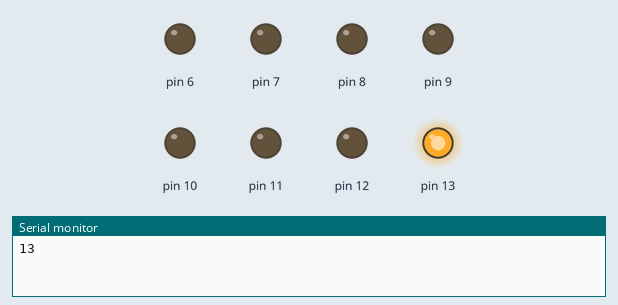
The sketch below on a simulated Arduino Uno, built with avr-gcc and run on an emulated ATmega328P. On the bench: output pins drawn as LEDs (lit = HIGH), the last lines printed to the serial monitor.

Above: at 0.12 s.
At 0.62 s:
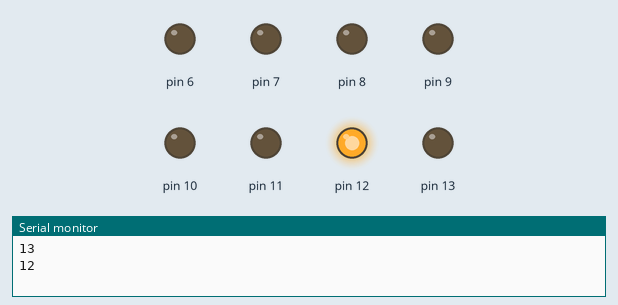
At 1.12 s:
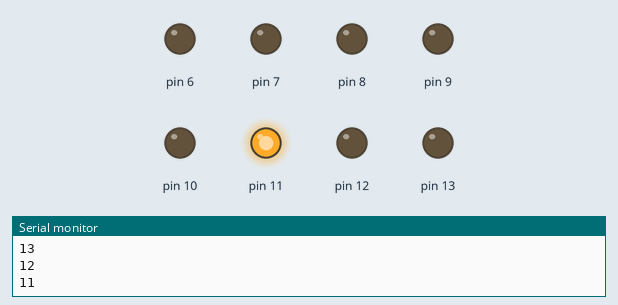
At 2.62 s:
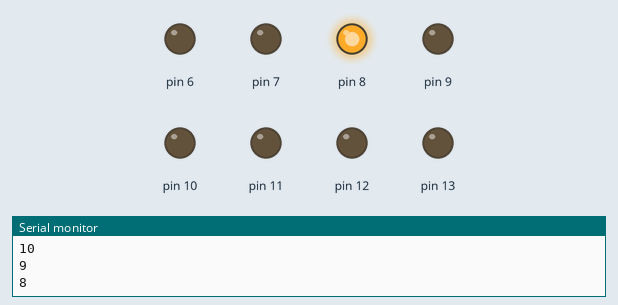
At 3.62 s:
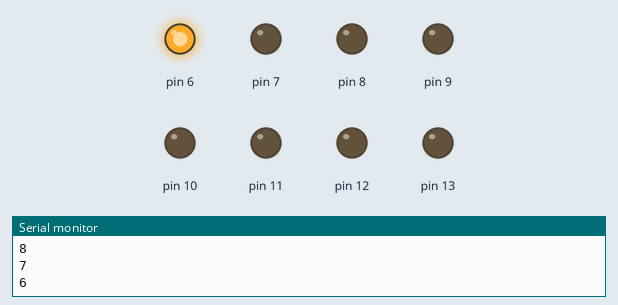
At 4.87 s:
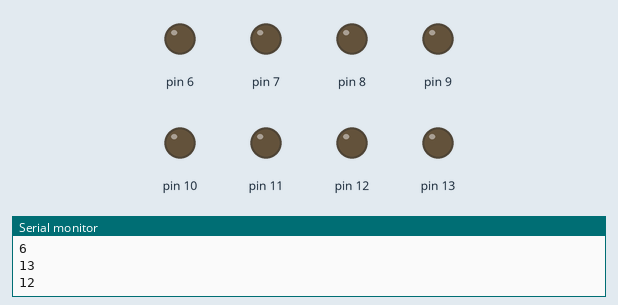
Timing chart, 0 to 5.2 s (numbered marks = the images above):
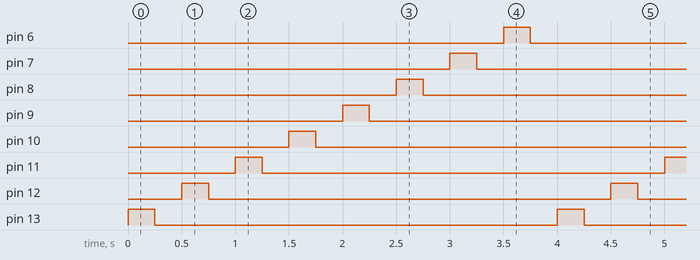

Measured:
- by itself, pin 6–13: alternates HIGH for 0.25 s and LOW for 3.8 s
- by itself, everything shown: repeats every 4.0 s, in 16 steps

The sketch:

A01_Led_80f_Loop_For.ino
```cpp
int d = 250;
int i;

void setup()
{
  Serial.begin(9600);
  for(i=6; i<=13; i++)
  {
    pinMode(i,OUTPUT);
  }
}

void loop()
{
  for(i=13; i>=6; i--)
  {
    Serial.println(i);
    digitalWrite(i,HIGH);
    delay(d);

    digitalWrite(i,LOW);
    delay(d);
  }
}
```
